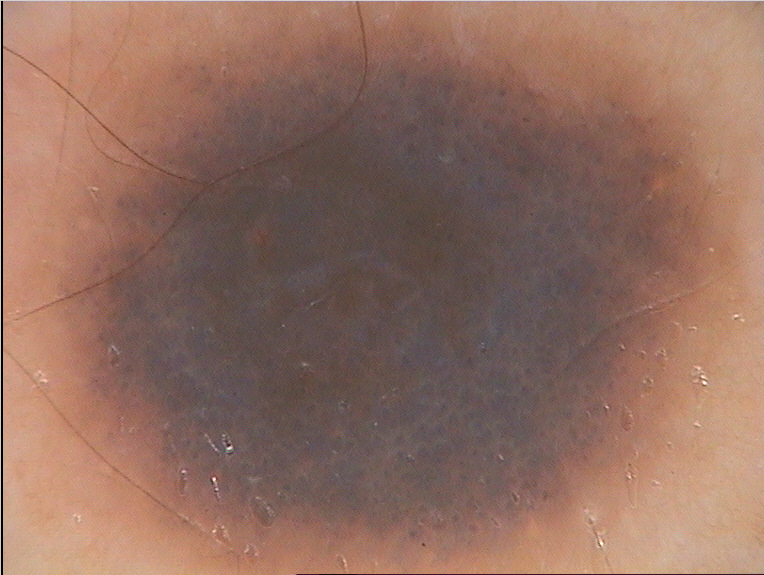
//> input picture data/raw/IMD091.bmp, 764 x 575 px
$ ./kmeans_dice   (built with g++ and OpenCV 4)
//> lines starting //> are read from the running program, lines starting //| are printed output that depends on the picture; after the words box and inside, x2 and y2 are one past the last pixel; in counts of white or black regions, pixels touching at a corner belong together
#include <opencv2/core.hpp>
#include <opencv2/imgcodecs.hpp>
#include <opencv2/highgui.hpp>
#include <iostream>
#include<ctime>
#include <string>
using namespace std;
using namespace cv;


int main()
{
    const std::string RAW_IMAGE_PATH = "data/raw/IMD091.bmp"; // Set your image filename here
    const std::string GROUND_TRUTH_PATH = "data/ground_truth/IMD091_lesion.bmp"; // Set your mask filename here
    cv::Mat img = cv::imread(RAW_IMAGE_PATH);
//> img is the input picture: 575 rows x 764 cols, CV_8UC3; mean B, G, R 96.3, 109.8, 145.3
    cv::Mat img2 = cv::imread(GROUND_TRUTH_PATH);
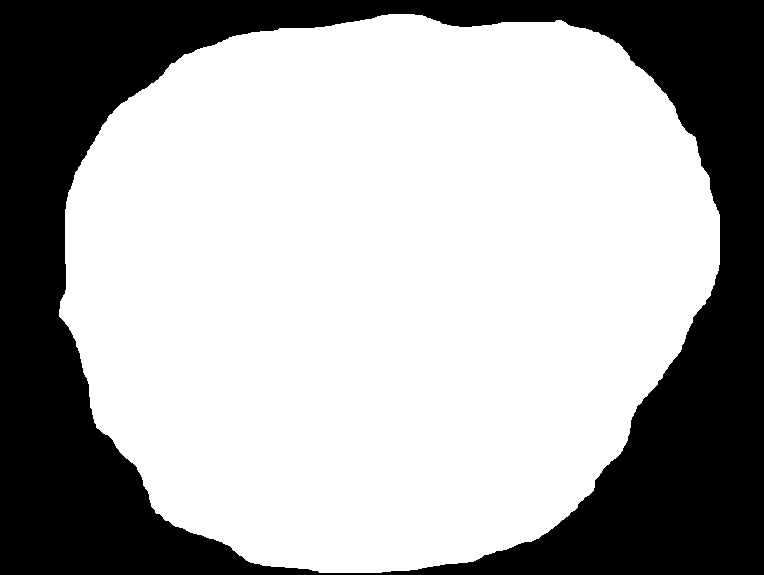
//> input picture data/ground_truth/IMD091_lesion.bmp, 764 x 575 px
//> img2 is the input picture: 575 rows x 764 cols, CV_8UC3; 66.7% white; 1 black region, box (x1, y1, x2, y2) and area: (0, 0, 764, 575) 146159
    namedWindow("First OpenCV Application", WINDOW_AUTOSIZE);
    cv::imshow("First OpenCV Application", img);
    cv::moveWindow("First OpenCV Application", 0, 45);
    cv::waitKey(0);
    cv::destroyAllWindows();
    int row = img.rows;
//> row = 575
    int col = img.cols;
//> col = 764
    float** image = new float*[row];
    for (int i = 0; i < row; i++)
    {
        image[i] = new float[col];
    }
    float** groundimage = new float* [row];
    for (int i = 0; i < row; i++)
    {
        groundimage[i] = new float[col];
    }
    for (int i = 0; i < row; i++)
    {
        for (int j = 0; j < col; j++)
        {
            groundimage[i][j] = img2.at<Vec3b>(i, j)[0];
        }
    }
    for (int i = 0; i < row; i++)
    {
        for (int j = 0; j < col; j++)
        {
            image[i][j] = (img.at<Vec3b>(i, j)[0] + img.at<Vec3b>(i, j)[1] + img.at<Vec3b>(i, j)[2]) / 3;
        }
    }
    ////////////////////////////////////////////////////////////////
    srand(time(0));
    int c1, c2;
    int diff = 0, diff2 = 0;
    int average = 0, average2 = 0;
    int** distance;
    int count = 0, count2 = 0, sum1 = 0, sum2 = 0;
    distance = new int* [row];
    for (int i = 0; i < row; i++)
    {
        distance[i] = new int[col];
    }
    c1 = image[rand() % row][rand() % col];
    c2 = image[rand() % row][rand() % col];
    if (c1 == c2)
    {
        c2 = image[rand() % row][rand() % col];
    }
    //c1 = 2;
    //c2 = 1;
    cout << "intial value of centriods " << c1 << "  " << c2 << endl;
    bool n = true;
    while (n == true)
    {

        for (int i = 0; i < row; i++)
        {
            for (int j = 0; j < col; j++)
            {
                diff = c1 - image[i][j];
                diff2 = c2 - image[i][j];
                if (diff < 0 || diff2 < 0)
                {
                    if (diff < 0)
                    {
                        diff = diff * (-1);
                    }
                    if (diff2 < 0)
                    {
                        diff2 = diff2 * (-1);
                    }
                }
                if (diff > diff2)
                {
                    distance[i][j] = 255;
                }
                else
                {
                    distance[i][j] = 0;
                }
            }
        }
        for (int i = 0; i < row; i++)
        {
            for (int j = 0; j < col; j++)
            {
                if (distance[i][j] == 0)
                {
                    sum1 = sum1 + image[i][j];
                    count++;
                }
                if (distance[i][j] == 255)
                {
                    sum2 = sum2 + image[i][j];
                    count2++;
                }
            }
        }
        average = sum1 / count;
        average2 = sum2 / count2;

        if (average != c1 || average2 != c2)
        {
            c1 = average;
            c2 = average2;
            count = 0;
            count2 = 0;
            average = 0;
            average2 = 0;
            sum1 = 0;
            sum2 = 0;
            diff = 0;
            diff2 = 0;
           // cout << c1 << " the not running average " << c2 << endl;
        }
        else
        {
            //cout << c1 << " the final average " << c2 << endl;
            n = false;
            for (int i = 0; i < row; i++)
            {
                for (int j = 0; j < col; j++)
                {
                    image[i][j] = distance[i][j];
                }

            }
        }
        //cout << c1 << " average " << c2 << endl;

        //cout << "\n\n";

    }
//> this loop made 5 passes
//> (diff, diff2, sum1, count, sum2, count2) on passes 1 to 4: (60, 76, 16452247, 188008, 34858752, 251292), (53, 104, 20001370, 221115, 31308868, 218185), (56, 109, 21385150, 233200, 29925068, 206100), (57, 111, 22125474, 239505, 29184884, 199795)
//> (diff, diff2, sum1, count, sum2, count2) on pass 5: (58, 112, 22511410, 242744, 28798876, 196556)
//> after the loop, diff = 58; diff2 = 112; sum1 = 22511410; count = 242744; sum2 = 28798876; count2 = 196556; average = 92; average2 = 146; c1 = 92; c2 = 146
    // [9 lines of commented-out code are left out]
    for (int i = 0; i < row; i++)
    {
        for (int j = 0; j < col; j++)
        {
            if (image[i][j] == 255)
            {
                img.at<Vec3b>(i, j)[0] = 0;
                img.at<Vec3b>(i, j)[1] = 0;
                img.at<Vec3b>(i, j)[2] = 0;
            }
            if (image[i][j] == 0)
            {
                img.at<Vec3b>(i, j)[0] = 255;
                img.at<Vec3b>(i, j)[1] = 255;
                img.at<Vec3b>(i, j)[2] = 255;
            }
        }

    }
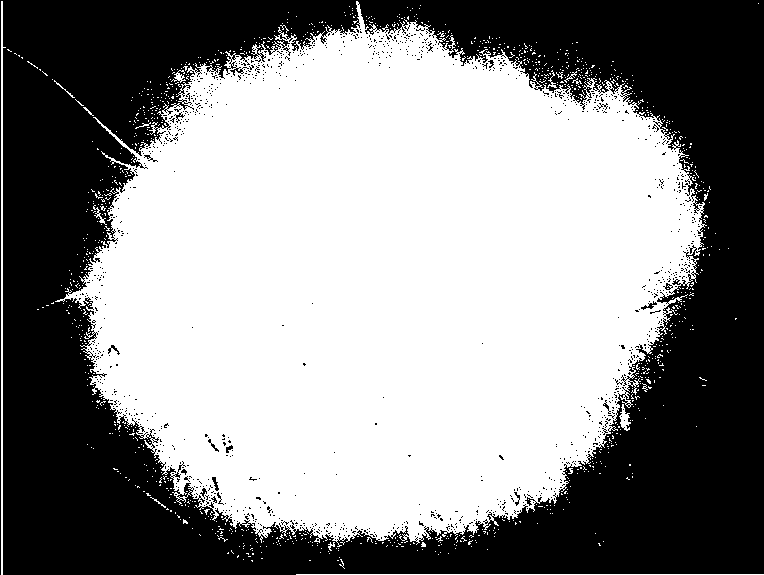
//> img: 575 rows x 764 cols, CV_8UC3; 55.3% white; 1096 black regions (1080 under 20 px), largest, box (x1, y1, x2, y2) and area: (0, 0, 764, 575) 193727, (641, 301, 657, 310) 51, (212, 477, 219, 491) 46
    // [10 lines of commented-out code are left out]
    double tp=0, fp=0,fn=0,dc=0,tp2=0;
    for (int i = 0; i < row; i++)
    {
        for (int j = 0; j < col; j++)
        {
            if (groundimage[i][j] == 255 && image[i][j] == 255)
            {
                tp++;
            }
            if (groundimage[i][j] == 255 && image[i][j] == 0)
            {
                fp++;
            }
            if (groundimage[i][j] == 0 && image[i][j] == 255)
            {
                fn++;
            }
        }
    }
//> this loop made 575 passes
//> (tp, fp, fn) on passes 1 to 3: (0, 0, 764), (0, 0, 1524), (0, 0, 2283)
//> after the loop, tp = 52392; fp = 240749; fn = 144164
    cout << "fp " << fp << "\t" << "fn " << fn << "\t" << "tp " << tp << endl;
//| fp 240749	fn 144164	tp 52392
    tp2 = tp * 2;
//> tp2 = 104784
    cout << "Dice Cofficent: " << tp2/(fp + tp2+ fn);
//| Dice Cofficent: 0.213977
    /////////////////////////////////////////////////////////////////
    cv::imshow("Final OpenCV Application", img);
    cv::moveWindow("First OpenCV Application", 0, 45);
    cv::waitKey(0);
    cv::imshow("Segmented OpenCV Application", img2);
    cv::moveWindow("First OpenCV Application", 0, 45);
    cv::waitKey(0);
    cv::destroyAllWindows();
    return 0;
}
